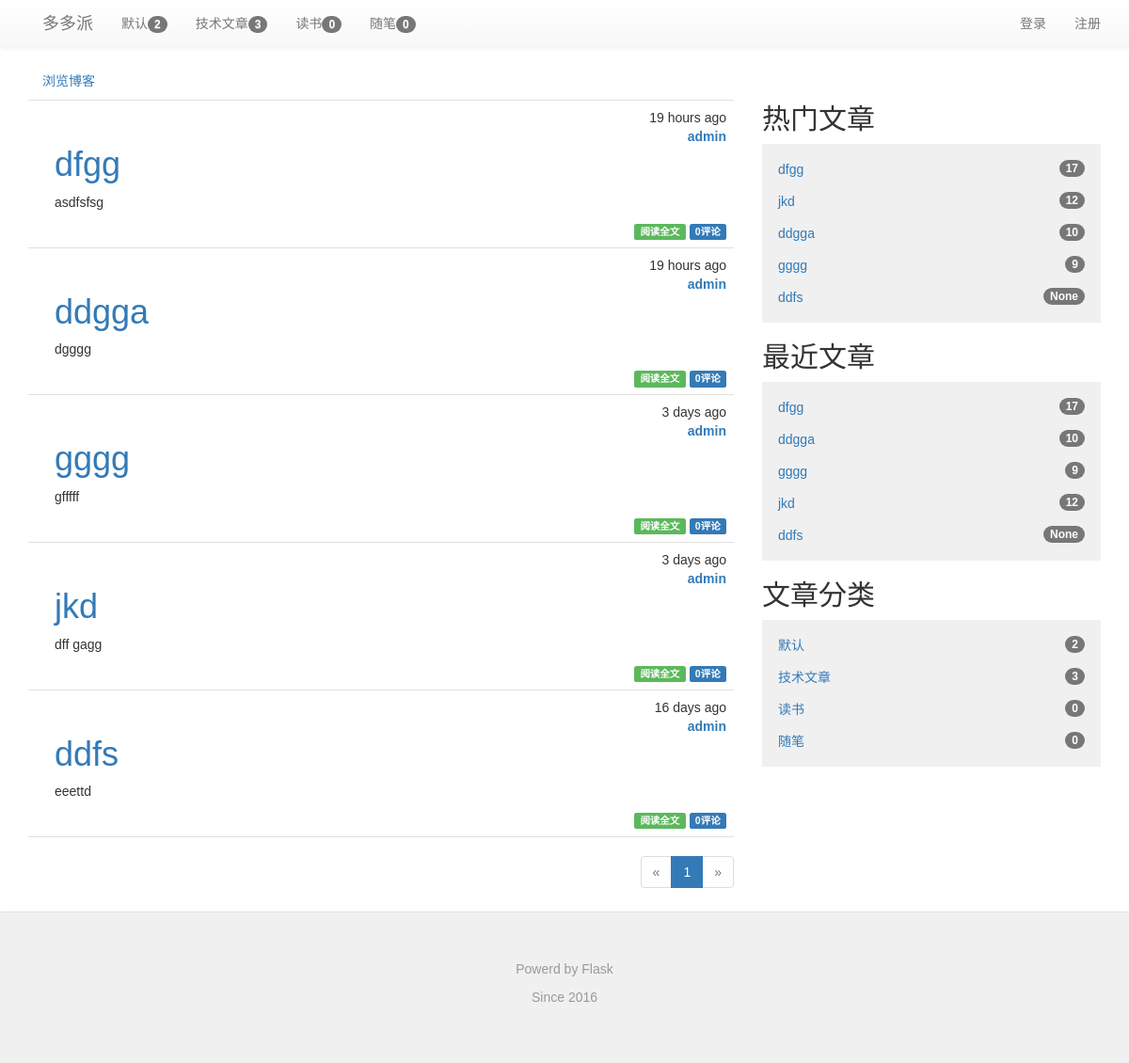
Before: / with the older database file.
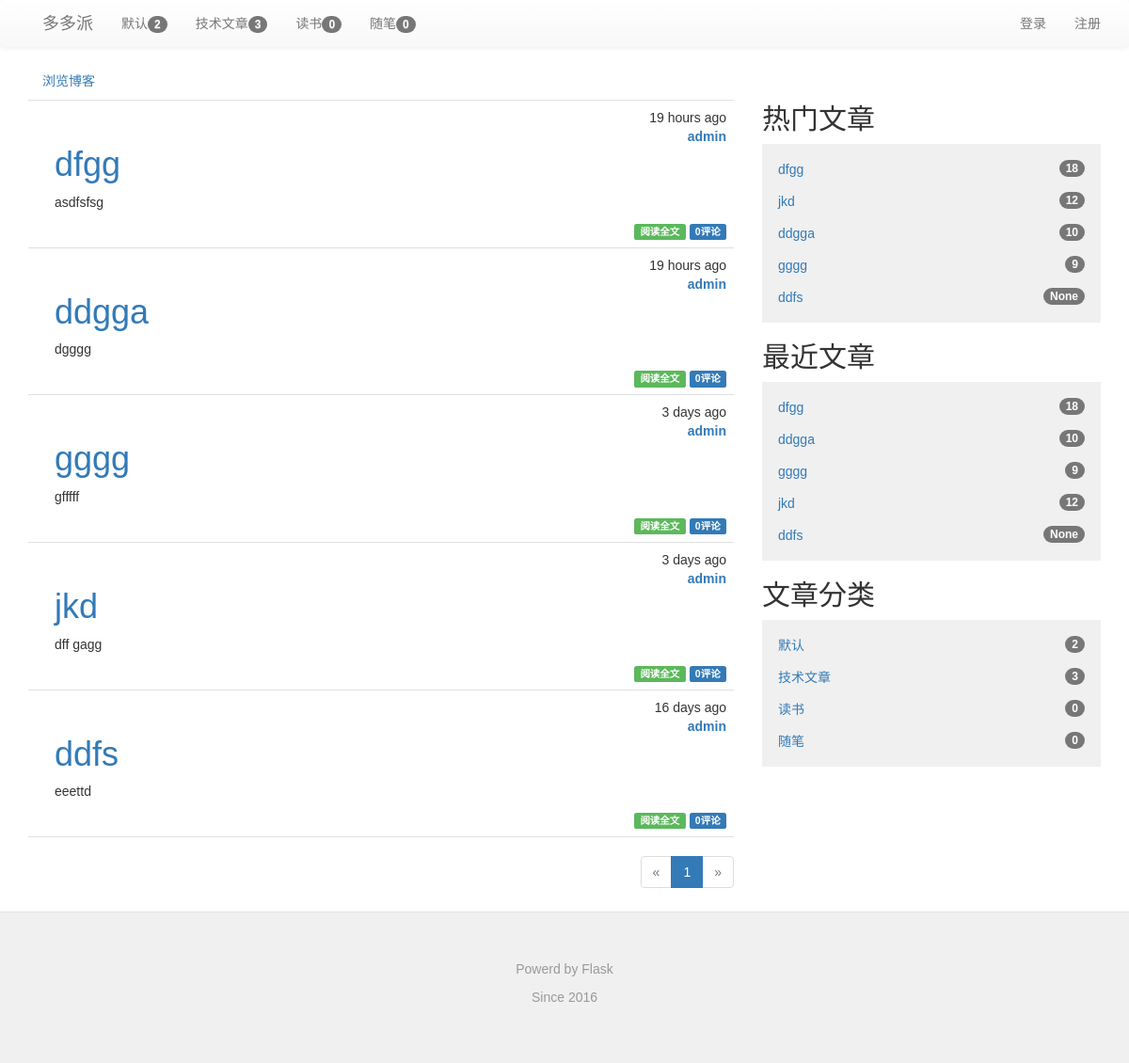
After: the same page with the newer database file.
### app/models.py (models this page shows, shortened)
class Category(db.Model):
    __tablename__ = 'categories'
    id = db.Column(db.Integer,primary_key=True)
    name = db.Column(db.String(64),unique=True)
    posts = db.relationship('Post',backref='category',lazy='dynamic')

class Post(db.Model):
    __tablename__ = 'posts'
    id = db.Column(db.Integer,primary_key=True)
    title = db.Column(db.Text(128))
    body = db.Column(db.Text)
    body_html = db.Column(db.Text)
    timestamp = db.Column(db.DateTime,index=True,default=datetime.utcnow)
    auth_id = db.Column(db.Integer,db.ForeignKey('users.id'))
    category_id = db.Column(db.Integer,db.ForeignKey('categories.id'))
    comments = db.relationship('Comment',backref='post',lazy='dynamic')
    visits = db.Column(db.Integer,nullable=False,default=int(10))

class User(UserMixin, db.Model):
    __tablename__ = 'users'
    id = db.Column(db.Integer, primary_key=True)
    email = db.Column(db.String(64), unique=True, index=True)
    username = db.Column(db.String(64), unique=True, index=True)
    role_id = db.Column(db.Integer, db.ForeignKey('roles.id'))
    password_hash = db.Column(db.String(128))
    confirmed = db.Column(db.Boolean, default=False)
    name = db.Column(db.String(64))
    location = db.Column(db.String(64))
    about_me = db.Column(db.Text())
    member_since = db.Column(db.DateTime(), default=datetime.utcnow)
    last_seen = db.Column(db.DateTime(), default=datetime.utcnow)
    posts = db.relationship('Post',backref='author',lazy='dynamic')
    followed = db.relationship('Follow',
                               foreign_keys=[Follow.follower_id],
                               backref=db.backref('follower',lazy='joined'),
                               lazy='dynamic',cascade='all,delete-orphan')
    followers = db.relationship('Follow',
                                foreign_keys=[Follow.followed_id],
                                backref=db.backref('followed',lazy='joined'),
                                lazy='dynamic',cascade='all,delete-orphan')
    sendto = db.relationship('Message',
                             foreign_keys=[Message.sendto_id],
                             backref=db.backref('sendto',lazy='joined'),
                             lazy='dynamic',cascade='all,delete-orphan'
                             )
    author = db.relationship('Message',
                             foreign_keys=[Message.author_id],
                             backref=db.backref('author',lazy='joined'),
                             lazy='dynamic',cascade='all,delete-orphan'
                             )
    comments = db.relationship('Comment',backref='author',lazy='dynamic')
    starposts = db.relationship('Post',secondary='stars',backref=db.backref('stared',lazy='joined'),lazy='joined')
    @property
    def password(self):
        raise AttributeError('password is not a readable attribute')

### app/main/views.py (the view)
@main.route('/',methods=['GET','POST'])
def index():
    form = PostForm()
    page = request.args.get('page',1,type=int)
    show_followed = False
    if current_user.is_authenticated:
        show_followed = bool(request.cookies.get('show_followed',''))
    if show_followed:
        query = current_user.followed_posts
    else:
        query = Post.query
    pagination = query.order_by(Post.timestamp.desc()).paginate(
            page,per_page=current_app.config['FLASKY_POSTS_PER_PAGE'],error_out=False)
    posts = pagination.items
    return render_template('index.html',posts=posts,form=form,pagination=pagination,
                           show_followed=show_followed)

### app/auth/views.py (called while the page is built)
@auth.before_app_request
def before_request():
    if current_user.is_authenticated:
        current_user.ping()
        if not current_user.confirmed \
            and request.endpoint[:5] != 'auth.' \
            and request.endpoint != 'static':
            return redirect(url_for('auth.unconfirmed'))

### app/main/__init__.py (called while the page is built)
@main.app_context_processor
def inject_permission():
    return dict(Permission=Permission)

### app/main/views.py (called while the page is built)
@main.before_app_request
def before_request(): #定义全局变量
    g.categories=Category.query.all()
    g.hotpost = Post.query.order_by(Post.visits.desc()).all()

@main.after_app_request
def after_request(response):
    for query in get_debug_queries():
        if query.duration >= current_app.config['FLASKY_SLOW_DB_QUERY_TIME']:
            current_app.logger.warning(
                'Slow query:%s\nParameters: %s\nDuration: %fs\nContext: %s\n'
                %(query.statement,query.parameters,query.duration,query.context)
            )
    return response

### app/models.py (called while the page is built)
    def can(self, permissions):
        return False

    def is_administrator(self):
        return False

### app/templates/index.html (shortened to what this page needs)
{% extends "base.html" %}
{% import "bootstrap/wtf.html" as wtf %}
{% import "_macros.html" as macros %}
{% block page_content %}
<div class="row">
    <div class="col-xs-8">
        <div class="post-tabs">
            <ul class="nav nav-pills">
                <li><a href="{{ url_for('.show_all')}}">浏览博客</a></li>
            </ul>
            {% include "_posts_thumbnail.html"%}
        </div>
        {% if pagination %}
        <div class="pagination">
            {{ macros.pagination_widget(pagination, '.index') }}
        </div>
    </div>
    <div class="col-xs-4">
        <div class="write-button" style="padding:20px">
        </div>
        <li class="treeview list-unstyled">
            <h2>热门文章</h2>
            <ul class="treeview-menu list-unstyled">
                {% for post in g.hotpost %}
                <li><a href="{{ url_for('main.post', id=post.id) }}">{{ post.title }}<span class="badge">{{ post.visits}}</span></a></li>
                {% endfor %}
            </ul>
        </li>
        <li class="treeview list-unstyled">
            <h2>最近文章</h2>
            <ul class="treeview-menu list-unstyled">
                {% for post in posts %}
                <li><a href="{{ url_for('main.post', id=post.id) }}">{{ post.title }}<span class="badge">{{ post.visits}}</span></a></li>
                {% endfor %}
            </ul>
        </li>
        <li class="treeview list-unstyled">
            <h2>文章分类</h2>
            <ul class="treeview-menu list-unstyled">
                {% for category in g.categories %}
                <li><a href="{{ url_for('main.category',id=category.id)}}">{{category.name}}<span class="badge">{{category.posts.count()}}</span></a></li>
                {% endfor %}
            </ul>
        </li>
    </div>
</div>
{% endif %}
{% endblock %}

### app/templates/base.html (shortened to what this page needs)
{% extends "bootstrap/base.html" %}
{% block head %}
{{ super() }}
<link rel="stylesheet" type="text/css" href="{{ url_for('static', filename='css/bootstrap.css') }}">
<link rel="stylesheet" type="text/css" href="{{ url_for('static', filename='css/bootstrap.min.css') }}">
<link rel="stylesheet" type="text/css" href="{{ url_for('static', filename='css/bootstrap-theme.css') }}">
<link rel="stylesheet" type="text/css" href="{{ url_for('static', filename='css/bootstrap-theme.min.css') }}">
<link rel="stylesheet" type="text/css" href="{{ url_for('static', filename='styles.css') }}">
{% endblock %}
{% block navbar %}
<div class="nav navbar-default">
    <div class="container">
        <div class="navbar-header">
            <a class="navbar-brand" href="/">多多派</a>
        </div>
            <ul class="nav navbar-nav">
            {% for category in g.categories %}
                <li><a href="{{ url_for('main.category',id=category.id)}}">{{category.name}}<span class="badge">{{category.posts.count()}}</span></a></li>
            {% endfor %}
            </ul>
            <ul class="nav navbar-nav navbar-right">
                <li><a href="{{url_for('auth.register')}}">注册</a></li>
            </ul>
            <ul class="nav navbar-nav navbar-right">
                {% if current_user.is_authenticated %}
                <li class="dropdown">
                    <a href="#" class="dropdown-toggle" data-toggle="dropdown">{{current_user.username}}的账号<b class="caret"></b></a>
                    <ul class="dropdown-menu">
                        <li><a href="{{ url_for('auth.change_password') }}">修改密码</a></li>
                        <li><a href="{{ url_for('auth.change_email_request') }}">修改邮箱</a></li>
                        <li><a href="{{ url_for('main.profile',username=current_user.username) }}">用户资料</a></li>
                        <li><a href="{{ url_for('auth.logout') }}">退出登录</a></li>
                    </ul>
                </li>
                {% else %}
                <li><a href="{{ url_for('auth.login') }}">登录</a></li>
                {% endif %}
             </ul>
        </div>
   </div>
{% endblock %}
{% block content %}
<div class="container">
    {% block page_content %}{% endblock %}
</div>
<div class="nav navbar-default">
  <footer class="blog-footer">
      <p>Powerd by Flask</p>
      <p>Since 2016</p>
  </footer>
</div>
{% endblock %}

### app/templates/_macros.html
{% macro pagination_widget(pagination, endpoint,fragment='') %}
<ul class="pagination">
    <li{% if not pagination.has_prev %} class="disabled"{% endif %}>
        <a href="{% if pagination.has_prev %}{{ url_for(endpoint, page=pagination.prev_num, **kwargs) }}{{fragment}}{% else %}#{% endif %}">
            &laquo;
        </a>
    </li>
    {% for p in pagination.iter_pages() %}
        {% if p %}
            {% if p == pagination.page %}
            <li class="active">
                <a href="{{ url_for(endpoint, page = p, **kwargs) }}{{ fragment}}">{{ p }}</a>
            </li>
            {% else %}
            <li>
                <a href="{{ url_for(endpoint, page = p, **kwargs) }}{{fragment}}">{{ p }}</a>
            </li>
            {% endif %}
        {% else %}
        <li class="disabled"><a href="#">&hellip;</a></li>
        {% endif %}
    {% endfor %}
    <li{% if not pagination.has_next %} class="disabled"{% endif %}>
        <a href="{% if pagination.has_next %}{{ url_for(endpoint, page=pagination.next_num, **kwargs) }}{{fragment}}{% else %}#{% endif %}">
            &raquo;
        </a>
    </li>
</ul>
{% endmacro %}

### app/templates/_posts_thumbnail.html (shortened to what this page needs)
<ul class="posts">
    {% for post in posts %}
    <li class="post">
        <div class="post-content">
            <div class="post-date">{{ moment(post.timestamp).fromNow() }}</div><br/>
            <div class="post-auth"><a href="{{ url_for('.profile',username=post.author.username) }}">{{ post.author.username }}</a></div>
            <div class="post-title text-primary">
                {% if post.title %}
                <h1>{{ post.title }}</h1>
                {% endif %}
            </div>
            <div class="post-body">
                {% if post.body_html %}
                    {{ post.body_html[:500]| safe }}
                {% else %}
                    {{ post.body[:500] }}
                {% endif %}
            </div>
            <div class="post-footer">
                <a href="{{ url_for('.post',id=post.id) }}">
                    <span class="label label-success">阅读全文</span>
                </a>
                <a href="{{ url_for('.post',id=post.id) }}#comments">
                    <span class="label label-primary">{{ post.comments.count() }}评论</span>
                </a>
            </div>
        </div>
    </li>
    {% endfor %}
</ul>

### app/static/styles.css (style rules this page uses)
body,button, input, select, textarea,h1 ,h2, h3, h4, h5, h6 { font-family: Microsoft YaHei , Tahoma, Helvetica, Arial, "\5b8b\4f53"; }
div.col-xs-4 li.treeview ul.treeview-menu { padding: 10px; background-color: #f0f0f0; }
div.col-xs-4 li.treeview ul.treeview-menu li { padding: 7px; }
div.col-xs-4 li.treeview span.badge { float:right }
div.post-tabs { margin-top: 16px; }
ul.posts { list-style-type: none; padding: 0px; margin: 0px 0px 0px 0px; border-top: 1px solid #e0e0e0; }
ul.posts li.post { padding: 8px; border-bottom: 1px solid #e0e0e0; }
div.post-date { float: right; }
div.post-auth { float: right; font-weight: bold; }
div.post-content { margin-left: 20px; min-height: 20px; }
div.post-footer { text-align:right; }
div.pagination { width: 100%; text-align: right; padding: 0px; margin: 0px; }
footer.blog-footer { padding: 50px; color: #999; text-align: center; background-color: #f0f0f0; border-top: 1px solid #e5e5e5; }

Changed rows visible on the page:
changed Post "dfgg": visits "17" → "18"
